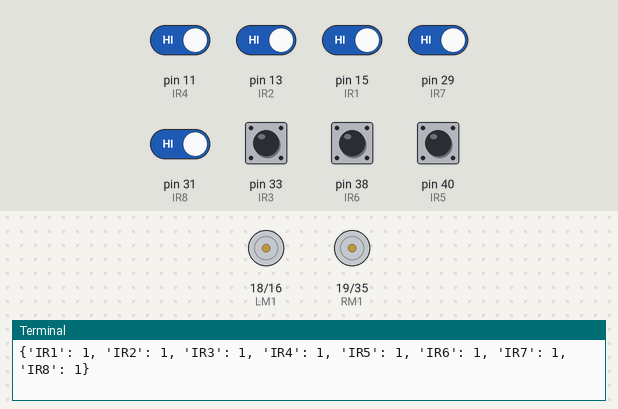
The program below on a simulated Raspberry Pi (header pin numbers). Parts: motor-driver pin pairs drawn as motors (green arrow = first pin HIGH = forward, orange = second pin HIGH = backward, longer = more drive, scaled by the enable pin), the last lines printed to the terminal. The inputs (shaded band) are chosen by the test bench; at power-on: pin 11 (IR4), pin 13 (IR2), pin 15 (IR1), pin 29 (IR7), pin 31 (IR8), pin 33 (IR3), pin 38 (IR6), pin 40 (IR5) HIGH.

Above: at 1.2 s.
1.3 s: pin 11 (IR4) driven LOW and pin 13 (IR2) driven LOW and pin 15 (IR1) driven LOW and pin 29 (IR7) driven LOW and pin 31 (IR8) driven LOW
At 1.6 s:
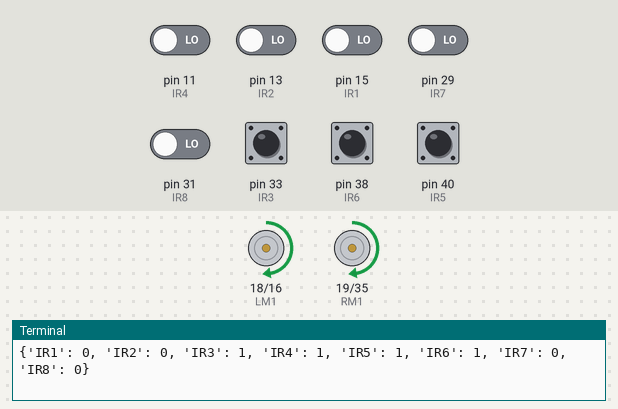
Timing chart, 0 to 4.3 s (numbered marks = the images above; inputs shaded):
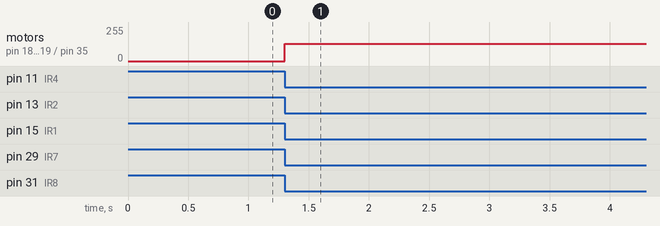

The program:

main.py
```python
import RPi.GPIO as GPIO
import time
import pins
import ir
import md

while True:
    IR = ir.IRread()
    IR["IR4"]=IR["IR5"]
    print(IR)
    #forward
    if(IR["IR1"] == 0 and IR["IR2"] == 0 and IR["IR3"] == 0 and IR["IR4"] == 1 and IR["IR5"] == 1 and IR["IR6"] == 0 and IR["IR7"] == 0 and IR["IR8"] == 0):
        md.forward(50, 50)

    if(IR["IR1"] == 0 and IR["IR2"] == 0 and IR["IR3"] == 1 and IR["IR4"] == 1 and IR["IR5"] == 1 and IR["IR6"] == 1 and IR["IR7"] == 0 and IR["IR8"] == 0):
        md.forward(50, 50)

    if(IR["IR1"] == 0 and IR["IR2"] == 0 and IR["IR3"] == 1 and IR["IR4"] == 1 and IR["IR5"] == 1 and IR["IR6"] == 0 and IR["IR7"] == 0 and IR["IR8"] == 0):
        md.forward(50, 50)

    if(IR["IR1"] == 0 and IR["IR2"] == 0 and IR["IR3"] == 0 and IR["IR4"] == 1 and IR["IR5"] == 1 and IR["IR6"] == 1 and IR["IR7"] == 0 and IR["IR8"] == 0):
        md.forward(50, 50)

    if(IR["IR1"] == 0 and IR["IR2"] == 0 and IR["IR3"] == 1 and IR["IR4"] == 0 and IR["IR5"] == 0 and IR["IR6"] == 1 and IR["IR7"] == 0 and IR["IR8"] == 0):
        md.forward(50, 50)

    if(IR["IR1"] == 0 and IR["IR2"] == 0 and IR["IR3"] == 0 and IR["IR4"] == 0 and IR["IR5"] == 0 and IR["IR6"] == 0 and IR["IR7"] == 0 and IR["IR8"] == 0):
        md.stop(50, 50)
    
```

pins.py
```python
import RPi.GPIO as GPIO
import time

IR1 = 15
IR2 = 13
IR3 = 33
IR4 = 11
IR5 = 40
IR6 = 38
IR7 = 29
IR8 = 31

LM1 = 18
LM2 = 16
EN1_PIN = 32
RM1 = 19
RM2 = 35
EN2_PIN = 12

GPIO.setmode(GPIO.BOARD)
GPIO.setwarnings(False)


GPIO.setup(IR1, GPIO.IN)
GPIO.setup(IR2, GPIO.IN)
GPIO.setup(IR3, GPIO.IN)
GPIO.setup(IR4, GPIO.IN)
GPIO.setup(IR5, GPIO.IN)
GPIO.setup(IR6, GPIO.IN)
GPIO.setup(IR7, GPIO.IN)
GPIO.setup(IR8, GPIO.IN)
GPIO.setup(LM1, GPIO.OUT)
GPIO.setup(LM2, GPIO.OUT)
GPIO.setup(EN1_PIN, GPIO.OUT)
GPIO.setup(RM1, GPIO.OUT)
GPIO.setup(RM2, GPIO.OUT)
GPIO.setup(EN2_PIN, GPIO.OUT)

EN1_PWM = GPIO.PWM(EN1_PIN, 1000)
EN2_PWM = GPIO.PWM(EN2_PIN, 1000)

EN1_PWM.start(0)
EN2_PWM.start(0)
```

ir.py
```python
import RPi.GPIO as GPIO
import time
import pins
def IRread():
    return {"IR1": GPIO.input(pins.IR1), "IR2": GPIO.input(pins.IR2), "IR3": GPIO.input(pins.IR3), "IR4": GPIO.input(pins.IR4), "IR5": GPIO.input(pins.IR5), "IR6": GPIO.input(pins.IR6), "IR7": GPIO.input(pins.IR7), "IR8": GPIO.input(pins.IR8)}
# while True:
# IR1 = GPIO.input(pins.IR1)
    # IR2 = GPIO.input(pins.IR2)
    # IR3 = GPIO.input(pins.IR3)
    # IR4 = GPIO.input(pins.IR4)
    # IR5 = GPIO.input(pins.IR5)
    # IR6 = GPIO.input(pins.IR6)
    # IR7 = GPIO.input(pins.IR7)
    # IR8 = GPIO.input(pins.IR8)
```

md.py
```python
import RPi.GPIO as GPIO
import time
import pins

def forward(speed1, speed2):
    GPIO.output(pins.LM1, GPIO.HIGH)
    GPIO.output(pins.LM2, GPIO.LOW)
    GPIO.output(pins.RM1, GPIO.HIGH)
    GPIO.output(pins.RM2, GPIO.LOW)
    pins.EN1_PWM.ChangeDutyCycle(speed1)
    pins.EN2_PWM.ChangeDutyCycle(speed2)

def left(speed1, speed2):
    GPIO.output(pins.LM1, GPIO.LOW)
    GPIO.output(pins.LM2, GPIO.LOW)
    GPIO.output(pins.RM1, GPIO.HIGH)
    GPIO.output(pins.RM2, GPIO.LOW)
    pins.EN1_PWM.ChangeDutyCycle(speed1)
    pins.EN2_PWM.ChangeDutyCycle(0)

def right(speed1, speed2):
    GPIO.ouput(pins.LM1, GPIO.HIGH)
    GPIO.output(pins.LM2, GPIO.LOW)
    GPIO.output(pins.RM1, GPIO.LOW)
    GPIO.output(pins.RM2, GPIO.LOW)
    pins.EN1_PWM.ChangeDutyCycle(0)
    pins.EN2_PWM.ChangeDutyCycle(speed2)

def reverse(speed1, speed2):
    GPIO.output(pins.LM1, GPIO.LOW)
    GPIO.ouput(pins.LM2, GPIO.HIGH)
    GPIO.output(pins.RM1, GPIO.LOW)
    GPIO.output(pins.RM2, GPIO.HIGH)
    pins.EN1_PWM.ChangeDutyCycle(speed1)
    pins.EN2_PWM.ChangeDutyCycle(speed2)

def stop(speed1, speed2):
    GPIO.output(pins.LM1, GPIO.LOW)
    GPIO.output(pins.LM2, GPIO.LOW)
    GPIO.output(pins.RM1, GPIO.LOW)
    GPIO.output(pins.RM2, GPIO.LOW)

def deg360(speed1, speed2):
    GPIO.output(pins.LM1, GPIO.HIGH)
    GPIO.output(pins.LM2, GPIO.LOW)
    GPIO.output(pins.RM1, GPIO.LOW)
    GPIO.output(pins.RM2, GPIO.HIGH)
    pins.EN1_PWM.ChangeDutyCycle(speed1)
    pins.EN2_PWM.ChangeDutyCycle(speed2)
```

Measured:
- after the input at 1.3 s, motor on pin 18 (LM1) / pin 16 (LM2), motor on pin 19 (RM1) / pin 35 (RM2): stopped → forward 128/255 at once
